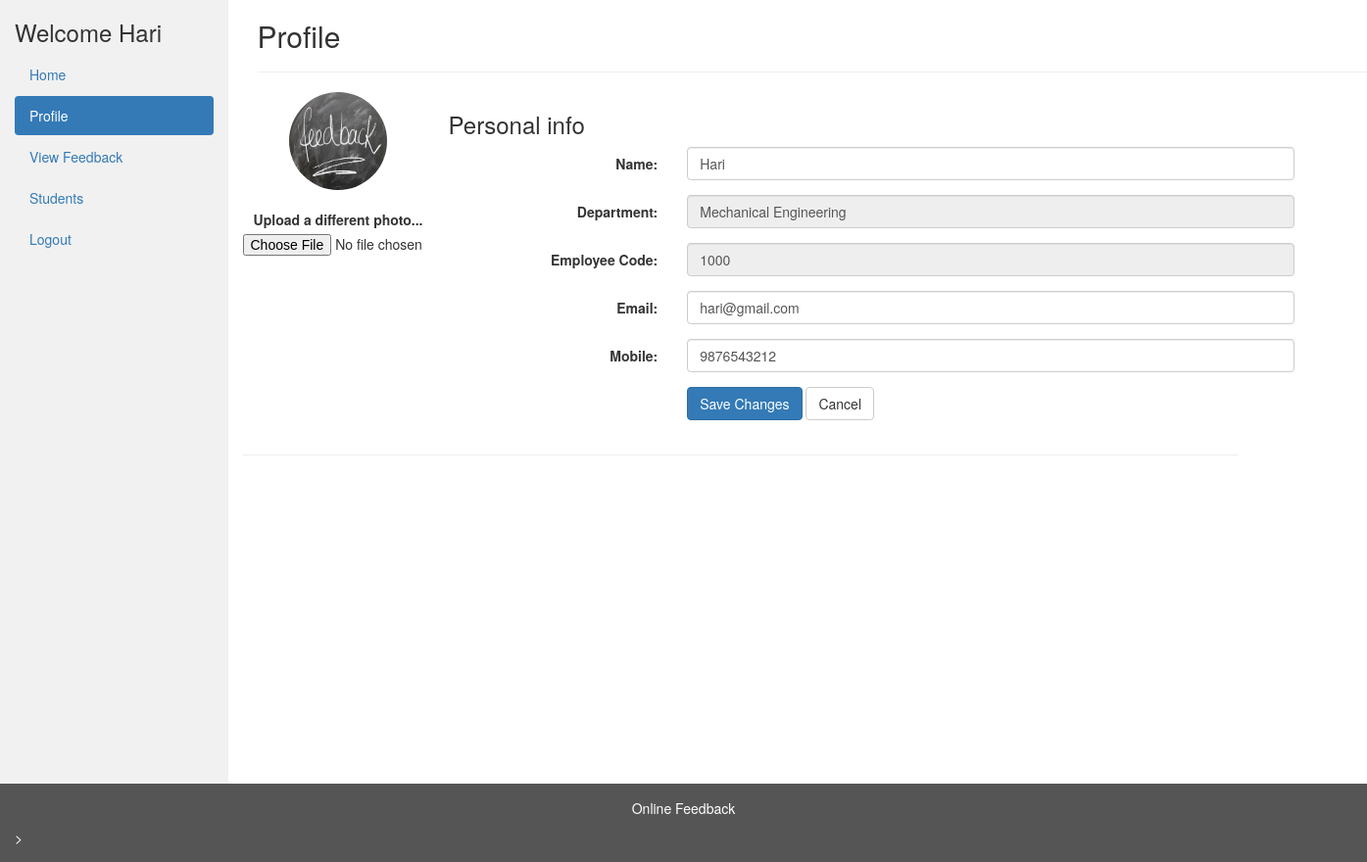
Page /faculty/faculty_profile.php (signed in) on the earlier database version.
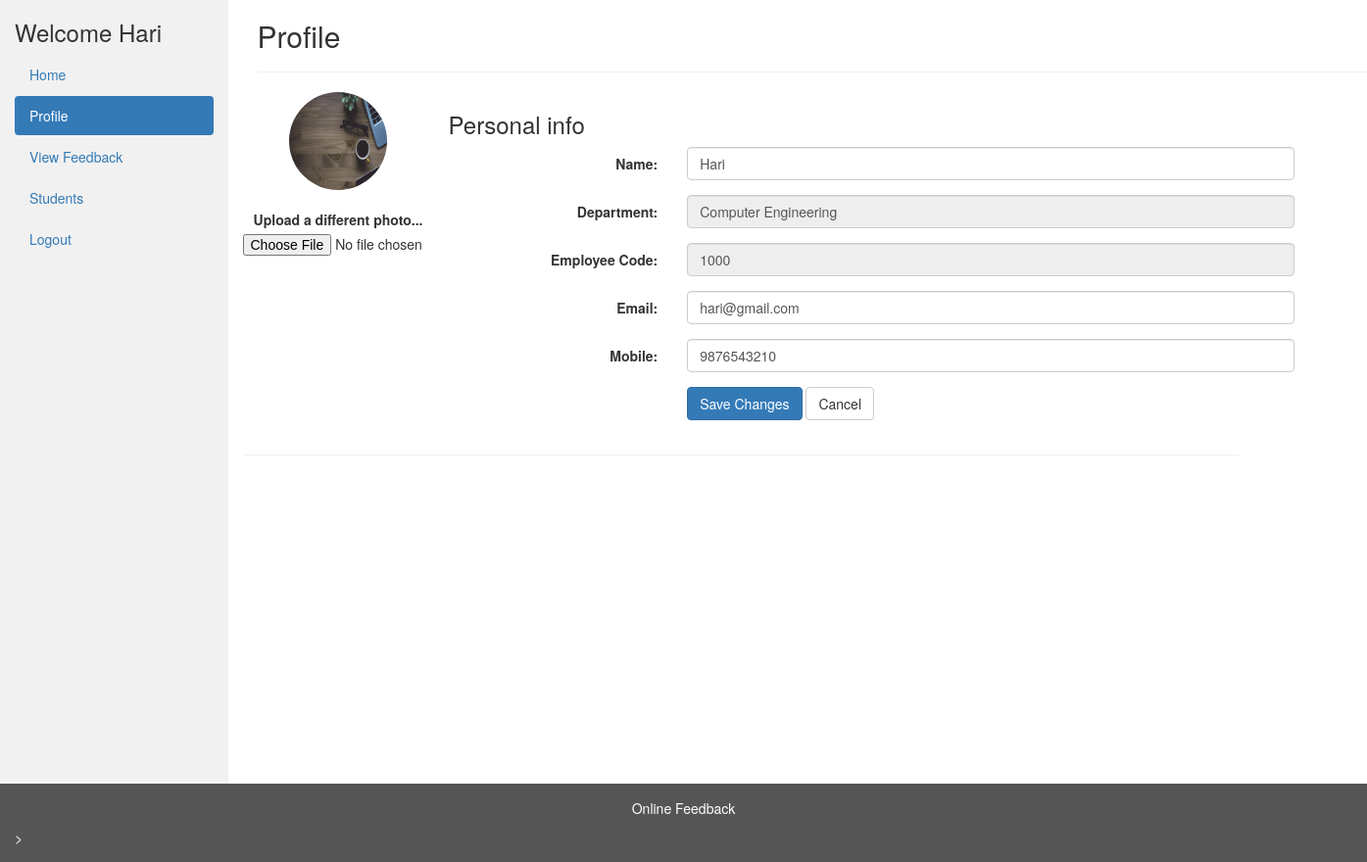
Same page on the later database version.
### tables this page shows
CREATE TABLE `faculty` (
  `id` int(11) NOT NULL,
  `name` varchar(30) NOT NULL,
  `emp_code` varchar(30) NOT NULL,
  `department_id` int(11) NOT NULL,
  `email` varchar(255) NOT NULL,
  `mobile` bigint(20) NOT NULL,
  `image` varchar(500) NOT NULL DEFAULT '../img/no_image.jpg'
);

CREATE TABLE `department` (
  `id` int(11) NOT NULL,
  `name` varchar(250) NOT NULL
);

### faculty/faculty_profile.php (the view, shortened to what this page needs)
<?php
include_once '../database/dbconfig.php';
$user_id = $_SESSION['login_user_id'];
$sql = "SELECT * FROM `faculty` WHERE `id` = " . $user_id;
$result_query = mysqli_query($conn, $sql);
$row = mysqli_fetch_array($result_query);
$name = $row['name'];
$emp_code = $row['emp_code'];
$department_id = $row['department_id'];
$dep_sql = "SELECT * FROM `department` WHERE `id` = " . $department_id;
$dep_result = mysqli_query($conn, $dep_sql);
$dep_row = mysqli_fetch_array($dep_result);
$department = $dep_row['name'];
$email = $row['email'];
$mobile = $row['mobile'];
$image = $row['image'];
?>
<!DOCTYPE html>
<html lang="en">
<head>
  <link rel="stylesheet" href="https://maxcdn.bootstrapcdn.com/bootstrap/3.4.1/css/bootstrap.min.css">
</head>
<body>
<div class="container-fluid">
  <div class="row content">
    <div class="col-sm-2 sidenav">
      <h3>Welcome <?php echo $name; ?></h3>
      <ul class="nav nav-pills nav-stacked">
        <li><a href="faculty_dashboard.php">Home</a></li>
        <li class="active"><a href="faculty_profile.php">Profile</a></li>
        <li><a href="view_feedback.php">View Feedback</a></li>
        <li><a href="view_students.php">Students</a></li>
        <li><a href="../logout.php">Logout</a></li>
      </ul><br>
    </div>
    <div class="col-sm-9">
    <div class="container">
    <h2>Profile</h2>
  	<hr>
	<div class="row">
        <form class="form-horizontal" method="post" action="profile_update.php" enctype="multipart/form-data">
      <div class="col-md-2">
        <div class="text-center">
          <img src=<?php echo $image ?> class="avatar img-circle" alt="avatar" style="height: 100px; width: 100px;">
          <br />
          <br />
            <div class="form-group">
              <label>Upload a different photo...</label>
              <input type="file">
            </div>
        </div>
      </div>
      <div class="col-md-10 personal-info">
        <h3>Personal info</h3>
          <div class="form-group">
            <label class="col-lg-3 control-label">Name:</label>
            <div class="col-lg-8">
              <input name="name" class="form-control" required="required" type="text" value="<?php echo $name ?>">
            </div>
          </div>
          <div class="form-group">
            <label class="col-lg-3 control-label">Department:</label>
            <div class="col-lg-8">
              <input name="department" class="form-control" readonly required="required" type="text" value="<?php echo $department ?>">
            </div>
          </div>
          <div class="form-group">
            <label class="col-lg-3 control-label">Employee Code:</label>
            <div class="col-lg-8">
              <input name="semester" class="form-control" readonly required="required" type="text" value="<?php echo $emp_code ?>">
            </div>
          </div>
          <div class="form-group">
            <label class="col-lg-3 control-label">Email:</label>
            <div class="col-lg-8">
              <input name="email" class="form-control" required="required" type="email" value= "<?php echo $email ?>" >
            </div>
          </div>
          <div class="form-group">
            <label class="col-lg-3 control-label">Mobile:</label>
            <div class="col-lg-8">
              <input name="mobile" class="form-control" required="required" type="text" value="<?php echo $mobile ?>" >
            </div>
          </div>
          <div class="form-group">
            <label class="col-md-3 control-label"></label>
            <div class="col-md-8">
              <input type="submit" class="btn btn-primary" value="Save Changes">
              <input type="reset" class="btn btn-default" value="Cancel">
            </div>
          </div>
        </form>
      </div>
  </div>
</div>
<hr>
        </div>
    </div>
<footer class="container-fluid">
  <center>
        <p>Online Feedback</p>
      </center>>
</footer>
</body>
</html>

Differences in the rows shown:
no longer on this page (row unchanged): department: department "Mechanical Engineering"
changed faculty "Hari": image: a different picture; mobile "9876543212" → "9876543210"
now on this page (row unchanged): department: department "Computer Engineering"
